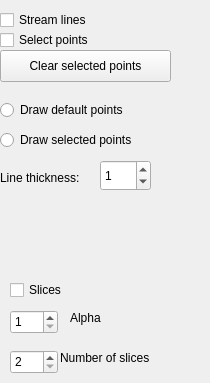
     <widget class="QWidget" name="streamlines">
      <attribute name="title">
       <string>Streamlines/Slices</string>
      </attribute>
      <widget class="QCheckBox" name="drawStreamLineCheckbox">
       <property name="enabled">
        <bool>true</bool>
       </property>
       <property name="geometry">
        <rect>
         <x>0</x>
         <y>10</y>
         <width>118</width>
         <height>20</height>
        </rect>
       </property>
       <property name="text">
        <string>Stream lines</string>
       </property>
      </widget>
      <widget class="QCheckBox" name="selectPointsCheckbox2">
       <property name="geometry">
        <rect>
         <x>0</x>
         <y>30</y>
         <width>120</width>
         <height>20</height>
        </rect>
       </property>
       <property name="text">
        <string>Select points</string>
       </property>
      </widget>
      <widget class="QPushButton" name="clearSelectedPointsButton_2">
       <property name="geometry">
        <rect>
         <x>0</x>
         <y>50</y>
         <width>171</width>
         <height>32</height>
        </rect>
       </property>
       <property name="text">
        <string>Clear selected points</string>
       </property>
      </widget>
      <widget class="QCheckBox" name="slicesCheckBox">
       <property name="geometry">
        <rect>
         <x>10</x>
         <y>280</y>
         <width>86</width>
         <height>20</height>
        </rect>
       </property>
       <property name="text">
        <string>Slices</string>
       </property>
      </widget>
      <widget class="QRadioButton" name="radioButtonDrawSelectedPointsStreamline">
       <property name="geometry">
        <rect>
         <x>0</x>
         <y>130</y>
         <width>161</width>
         <height>20</height>
        </rect>
       </property>
       <property name="text">
        <string>Draw selected points</string>
       </property>
      </widget>
      <widget class="QLabel" name="label_13">
       <property name="geometry">
        <rect>
         <x>0</x>
         <y>170</y>
         <width>91</width>
         <height>16</height>
        </rect>
       </property>
       <property name="text">
        <string>Line thickness:</string>
       </property>
      </widget>
      <widget class="QSpinBox" name="spinBoxLineThickness">
       <property name="geometry">
        <rect>
         <x>100</x>
         <y>160</y>
         <width>51</width>
         <height>31</height>
        </rect>
       </property>
       <property name="maximum">
        <number>50</number>
       </property>
       <property name="singleStep">
        <number>1</number>
       </property>
       <property name="value">
        <number>1</number>
       </property>
       <property name="displayIntegerBase">
        <number>10</number>
       </property>
      </widget>
      <widget class="QRadioButton" name="drawDefaultPointsStreamlineCheckbox">
       <property name="geometry">
        <rect>
         <x>0</x>
         <y>100</y>
         <width>161</width>
         <height>20</height>
        </rect>
       </property>
       <property name="text">
        <string>Draw default points</string>
       </property>
      </widget>
      <widget class="QSpinBox" name="spinBox_2">
       <property name="geometry">
        <rect>
         <x>10</x>
         <y>310</y>
         <width>48</width>
         <height>24</height>
        </rect>
       </property>
       <property name="minimum">
        <number>1</number>
       </property>
       <property name="maximum">
        <number>10</number>
       </property>
      </widget>
      <widget class="QLabel" name="label_14">
       <property name="geometry">
        <rect>
         <x>70</x>
         <y>310</y>
         <width>59</width>
         <height>16</height>
        </rect>
       </property>
       <property name="text">
        <string>Alpha</string>
       </property>
      </widget>
      <widget class="QSpinBox" name="spinBox_3">
       <property name="geometry">
        <rect>
         <x>10</x>
         <y>350</y>
         <width>48</width>
         <height>24</height>
        </rect>
       </property>
       <property name="minimum">
        <number>2</number>
       </property>
       <property name="maximum">
        <number>20</number>
       </property>
      </widget>
      <widget class="QLabel" name="label_15">
       <property name="geometry">
        <rect>
         <x>60</x>
         <y>350</y>
         <width>141</width>
         <height>16</height>
        </rect>
       </property>
       <property name="text">
        <string>Number of slices</string>
       </property>
      </widget>
     </widget>
